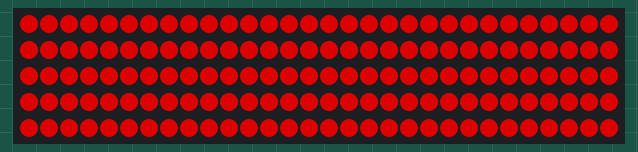
A sketch run on a simulated Arduino Uno, built with avr-gcc and run on an emulated ATmega328P. Shown: 150 RGB LEDs in strip order, left to right, continuing on the next row. Dim RGB values are drawn brighter than linear.

Above: at 0.1 s.
At 10.19 s:
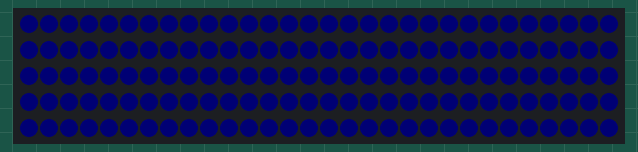
At 12.3 s:
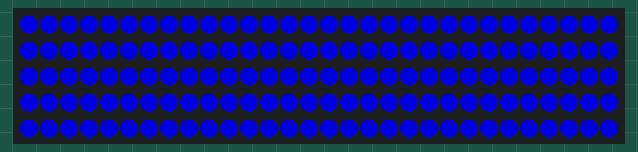
At 33.1 s:
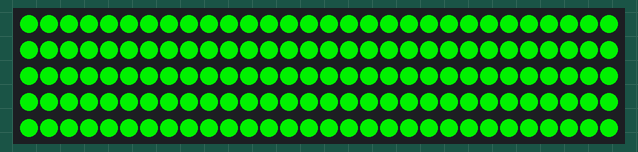

The sketch:

Solid_Main.ino
```cpp
// (licence header left out)
#include "FastLED.h"

#define NUM_LEDS  150    // Enter the total number of LEDs on the strip
#define PIN       7      // Enter the pin that is connected to the LED strip "Data In" Pin

CRGB leds[NUM_LEDS];

void setup() {
  FastLED.addLeds<WS2812B, PIN, GRB>(leds, NUM_LEDS).setCorrection(TypicalLEDStrip);
  FastLED.setMaxPowerInVoltsAndMilliamps(5, 1500);    // Set power limit of LED strip to 5V, 1500mA. Adjust as needed.
  FastLED.clear();                                    // Initialize all LEDs to OFF
}

void loop() {
  // Examples of available functions:
  AllOn(255, 0, 0);
  delay(5000);
  AllOff();
  delay(5000);
  FadeOn(0, 0, 255);
  delay(5000);
  FadeOff(0, 0, 255);
  delay(5000);
  SwipeOn(0, 255, 0);
  delay(5000);
  SwipeOff(0, 255, 0);
  delay(5000);
}

// Common Colors:
//    (255, 0, 0)       // Red
//    (255, 128, 0)     // Orange
//    (255, 255, 0)     // Yellow
//    (0, 255, 0)       // Green
//    (0, 0, 255)       // Blue
//    (128, 0, 255)     // Purple
//    (255, 128, 128)   // Pink
//    (255, 255, 255)   // White
```

Solid_Animation.ino
```cpp
void AllOn(int red, int green, int blue) {
  /* This function will turn ON all the LEDs to a solid color. */
  fill_solid(leds, NUM_LEDS, CRGB(red, green, blue));
  FastLED.show();
}

void AllOff() {
  /* This function will turn OFF all the LEDs. */
  FastLED.clear();
  FastLED.show();
}

void FadeOn(int red, int green, int blue) {
  /* This function will turn ON all LEDs with a fade animation. */
  float r, g, b;
  for(int i=0; i<=255; i++) {
    r = (i/256.0)*red;
    g = (i/256.0)*green;
    b = (i/256.0)*blue;
    fill_solid(leds, NUM_LEDS, CRGB(r, g, b));
    FastLED.show();
    delay(2);
  }
}

void FadeOff(int red, int green, int blue) {
  /* This function will turn OFF all LEDs with a fade animation. NOTE: Color values must be provided as an initial starting point for the animation. */
  float r, g, b;
  for(int i=255; i>=0; i--) {
    r = (i/256.0)*red;
    g = (i/256.0)*green;
    b = (i/256.0)*blue;
    fill_solid(leds, NUM_LEDS, CRGB(r, g, b));
    FastLED.show();
    delay(2);
  }
}

void SwipeOn(int red, int green, int blue) {
  /* This function will turn ON all LEDs with a line swipe animation. */
  for(int i=0; i<NUM_LEDS; i++) {
    leds[i].setRGB(red, green, blue);
    FastLED.show();
    delay(50);
  }
}

void SwipeOff(int red, int green, int blue) {
  /* This function will turn OFF all LEDs with a line swipe animation. NOTE: Try switching `NUM_LEDS` and `0` for i in the for loop for a different effect. */
  for(int i=0; i<NUM_LEDS; i++) {
    leds[i].setRGB(0, 0, 0);
    FastLED.show();
    delay(50);
  }
}
```
